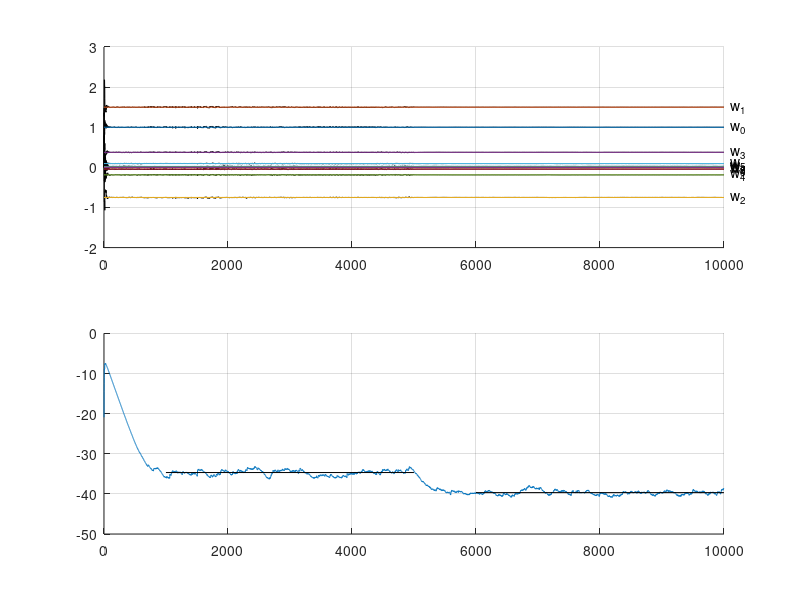

Here is the MATLAB script that generated this plot:
% SPAA final assignment
% Rui Oliveira, 2020

%% Configs
close all;
clear all;

% Simulation parameters
n = 10; % Order of NLMS
mu = 0.7; % Adaptation step
lambda = 0.99; % Error filter parameter
T = 10000; % Number of points
sigma = 0.01; % Error power
epsi = 1e-300; % Divison by zero protection

%% Initialization

% Create first signal to identify
phase = 0.01 + 0.01 * floor(4 * (0:T - 1) / T);
x0 = randn(1, T);
x1 = sin(2 * pi * phase .* (0:T - 1));
x2 = cos(8 * pi * (0:T - 1) / T) >= 0;
x = x0 .* x2 + x1 .* (1 - x2);
d = filter([1, 2], [1, 0.5], x) + sigma * randn(1, T);

% For the sake of sanity, let's see the impulse response of the channel
h = filter([1, 2], [1, 0.5], [1 zeros(1, n)]);
% These are convenient places to make plots
T1 = round(0.1 * T);
T2 = round(0.5 * T);
T3 = round(0.6 * T);

% This is for storing the results
W = zeros(T + 1, n + 1); % Weights
xx = zeros(1, n + 1); % Tapped delay line signals
e = zeros(T, 1); % Error

%% Simulation

for t = 1:T

    % At the simulation mid-point, reduce step by 10
    if t == T2
        mu = 0.1 * mu;
    end

    xx = [x(t) xx(1:n)]; % Tapped delay line signals
    y = W(t, :) * xx'; % Estimate the signal
    e(t) = d(t) - y; % Compute the error
    % Step into the next weights
    W(t + 1, :) = W(t, :) + 2 * mu * xx * e(t) / (epsi + xx * xx');
end % t = 1:T

% Filter the errors
xi = filter(1 - lambda, [1 -lambda], e.^2);

%% Plots

figure(1);

% Weights
subplot(2, 1, 1);
hold on;

% Plot the weights all in black
plot(0:T, W, 'k');

% Plot the theoretical weights
plot([0 T], [h; h]);

% Mark the positions for the weights
for i = 1:n
    text(1.01 * T, h(i), sprintf('w_%d', i - 1));
end

grid on
hold off

% Error
subplot(2, 1, 2);
hold on;

% Plot the filtered square error (dB)
plot(0:T - 1, 10 * log10(xi));

% Plot the average by sections
plot([T1-1 T2-1], 10 * log10(mean(xi(T1:T2))) * [1 1], 'k');
plot([T3-1 T-1], 10 * log10(mean(xi(T3:T))) * [1 1], 'k');
hold off
grid on
